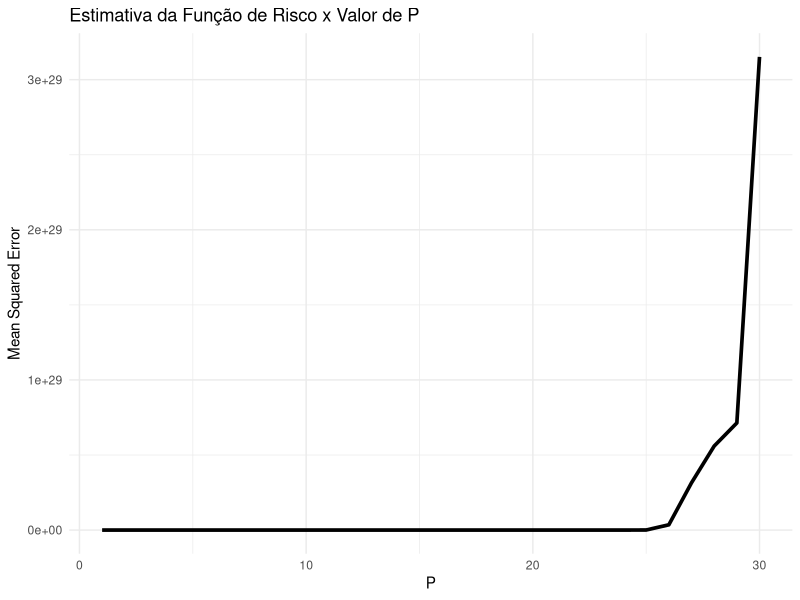
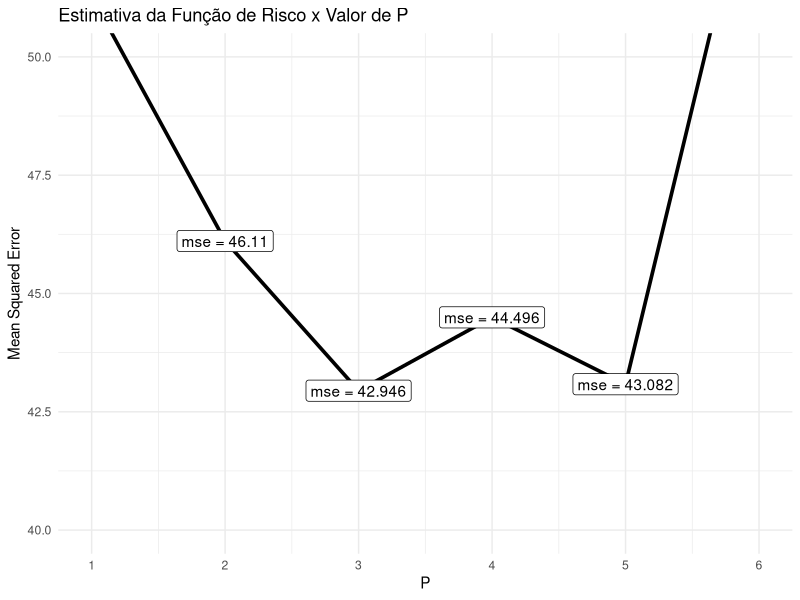
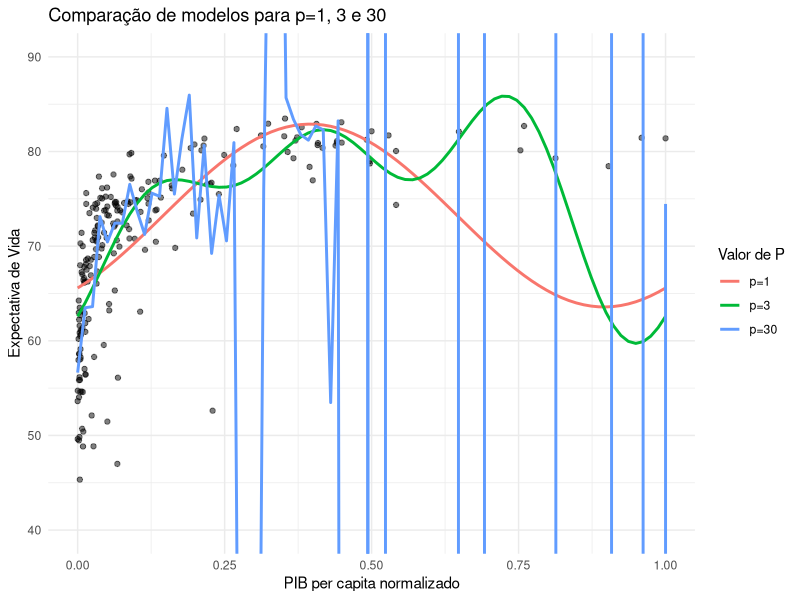
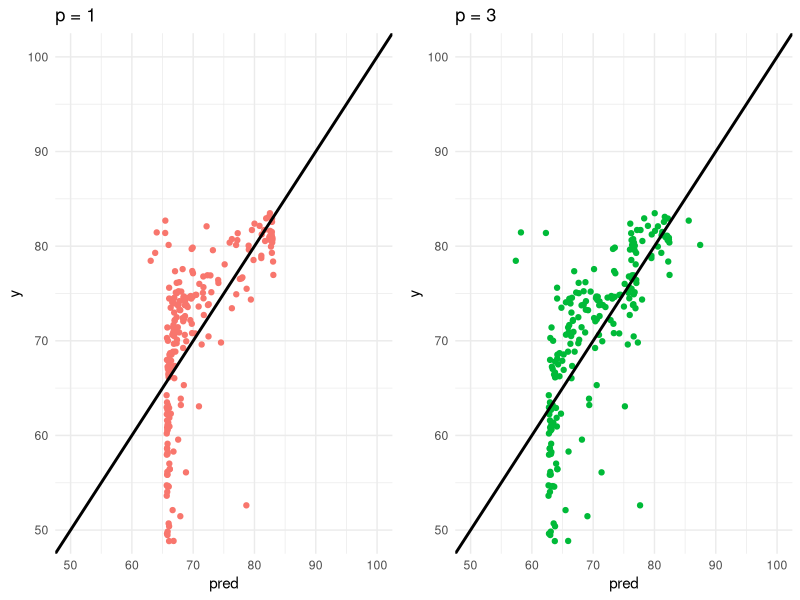
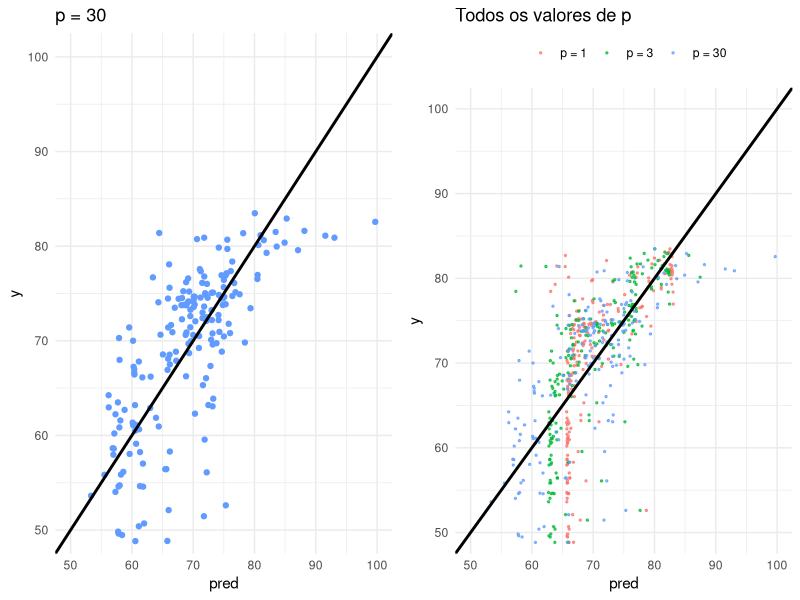

Recreate these plots in R, in order.
## ---- chunk 1
# Opções globais para os chunks de códigos

knitr::opts_chunk$set(echo = TRUE, warning=FALSE, message=FALSE,
                      fig.align="center",
                      fig.pos = "H", out.width = "80%",
                      error=FALSE)
## ---- chunk 2

### Carregando Pacotes

library(tidyverse)
library(knitr)
library(kableExtra)

# Lendo dados

df <- readr::read_csv('worldDevelopmentIndicators.csv') |>
  select(-CountryName) |>
  rename(y=LifeExpectancy,
         x=GDPercapita) |>
  mutate(x = (x-min(x))/(max(x)-min(x))) # Normalizando a covariavel

# Mostrando dados

head(df) |> 
  kable('latex',digits=4, align='cc',
        caption = 'Primeiras linhas do banco de dados após normalização') |> 
  kable_styling(position="center",
                latex_options="HOLD_position")



## ---- chunk 3

# Criando lista com formulas de g(x) para cada valor de p

formulas <- list()

for (p in 1:30) {

  if(p==1){
    
    # Se p for igual a 1, a expressao mantem-se da forma abaixo
    
    formulas[[p]] <- "y~sin(2*pi*x)+cos(2*pi*x)"
  } else {
    
    # Para cada p maior do que 1, sua expressao g(x) sera dada pela expressao
    # do p anterior MAIS os seno e cosseno de 2*pi*x vezes o valor de p da
    # iteracao atual
    
    formulas[[p]] <- paste0(formulas[[p-1]],
                             "+sin(2*",p,
                             "*pi*x)+cos(2*",
                             p, "*pi*x)")
  }
}

# Definido tibble para guardarmos estimativas do risco das regressões de cada
# valor de p

tbl_result <- tibble(
  p=1:30,
  mse=as.double(1:30)
)

# Calculando erro quadrático médio para cada p via leave-one-out

for (p in 1:length(formulas)) {

  erros <- NULL

  model <- NULL

  for (ii in 1:nrow(df)) {
    
    # Para o p atual, ajusta-se uma regressao retirando cada obs.
    # ii e utilizando o restante do banco de dados para validarmos
    # o modelo com a obs. ii retirada
    
    model <- lm(formulas[[p]], data=df[-ii,])

    erros <- c(erros,
               (df[ii,1] - predict(model, df[ii,]))^2)
  }

  # Fazendo a media dos erros dos ajustes para cada uma das observacoes
  # retiradas
  
  tbl_result[p,2] <- mean(unlist(erros))

}

# Mostrando inicio dos erros

head(tbl_result) |> 
  kable('latex',digits=4, align='cc',
        caption = 'Primeiras linhas dos riscos estimados para cada p',
        col.names=c('P', 'MSE')) |> 
  kable_styling(position="center",
                latex_options="HOLD_position")

## ---- chunk 4

tbl_result |>
  ggplot()+
  aes(x=p,y=mse)+
  geom_line(size=1.25)+
  theme_minimal()+
  labs(x = 'P', y = "Mean Squared Error",
       title='Estimativa da Função de Risco x Valor de P')

## ---- chunk 5

tbl_result |>
  ggplot()+
  aes(x=p,y=mse)+
  geom_line(size=1.25)+
  geom_label(aes(label=paste0('mse = ', round(mse,3))))+
  coord_cartesian(ylim=c(40,50), xlim=c(1,6))+
  scale_x_continuous(breaks = 1:6)+
  theme_minimal()+
  labs(x = 'P', y = "Mean Squared Error",
       title='Estimativa da Função de Risco x Valor de P')

## ---- chunk 6

cores <- c('p=1'="#F8766D",
           'p=3'="#00BA38",
           'p=30'="#619BFF")

df |>
  ggplot()+
  aes(x=x,y=y)+
  geom_point(alpha=0.5)+
  geom_smooth(aes(color='p=1'),
              method = 'lm', se=FALSE, formula=formulas[[1]])+
  geom_smooth(aes(color='p=3'),
              method = 'lm', se=FALSE, formula=formulas[[3]])+
  geom_smooth(aes(color='p=30'),
              method = 'lm', se=FALSE, formula=formulas[[30]])+
  coord_cartesian(ylim=c(40,90))+
  theme_minimal()+
  labs(color='Valor de P',
       x='PIB per capita normalizado',
       y='Expectativa de Vida',
       title='Comparação de modelos para p=1, 3 e 30')

## ---- chunk 7

# Criando tabela para armazenar valores preditos

predict_new <- tibble(
  y = rep(df$y, 3),
  pred = rep(0, 3*nrow(df)),
  p_fator = c(rep('p = 1', nrow(df)),
              rep('p = 3', nrow(df)),
              rep('p = 30', nrow(df)))
)

model <- NULL

for (ii in 1:nrow(df)) {

  #p=1

  model <- lm(formulas[[1]], data=df[-ii,]) # Ajuste do modelo sem obs. ii

  predict_new[ii,2] <- predict(model, df[ii,]) # Predizendo obs ii

  #p=3

  model <- lm(formulas[[3]], data=df[-ii,]) # Ajuste do modelo sem obs. ii

  predict_new[ii+211,2] <- predict(model, df[ii,]) # Predizendo obs ii

  #p=30

  model <- lm(formulas[[30]], data=df[-ii,]) # Ajuste do modelo sem obs ii

  predict_new[ii+422,2] <- predict(model, df[ii,]) # Predizendo obs ii

}

library(gridExtra)

# grafico para p = 1

p1 <- predict_new[1:211,] |>
  ggplot()+
  aes(x=pred,y=y)+
  geom_point(color="#F8766D")+
  geom_abline(intercept =0 , slope = 1, size=1)+
  coord_cartesian(xlim=c(50,100),
                  ylim=c(50,100))+
  theme_minimal()+
  ggtitle('p = 1')

# grafico para p = 3

p3 <- predict_new[212:422,] |>
  ggplot()+
  aes(x=pred,y=y)+
  geom_point(color="#00BA38")+
  geom_abline(intercept =0 , slope = 1, size=1)+
  coord_cartesian(xlim=c(50,100),
                  ylim=c(50,100))+
  theme_minimal()+
  ggtitle('p = 3')

p30 <- predict_new[423:633,] |>
  ggplot()+
  aes(x=pred,y=y)+
  geom_point(color="#619BFF")+
  geom_abline(intercept =0 , slope = 1, size=1)+
  coord_cartesian(xlim=c(50,100),
                  ylim=c(50,100))+
  theme_minimal()+
  ggtitle('p = 30')

todos <- predict_new |>
  ggplot()+
  aes(x=pred,y=y, color=p_fator)+
  geom_point(size=0.5, alpha=0.7)+
  geom_abline(intercept =0 , slope = 1, size=1)+
  coord_cartesian(xlim=c(50,100),
                  ylim=c(50,100))+
  theme_minimal()+
  labs(color='',
       title='Todos os valores de p')+
  theme(legend.position = 'top')

# Mostrando p=1 e p=3

grid.arrange(p1, p3, ncol=2)

# Mostrando p=30 e todos os p

grid.arrange(p30, todos, ncol=2)

## ---- chunk 8
# Mostrando MSE estimado para p = 1, p = 3 e p = 30

tbl_result[c(1,3,30),] |> 
  kable('latex',digits=4, align='cc',
        caption = 'Risco estimado para p=1, p=3 e p=30',
        col.names=c('P', 'MSE'), format.args = list(scientific = FALSE)) |> 
  kable_styling(position="center",
                latex_options="HOLD_position")
